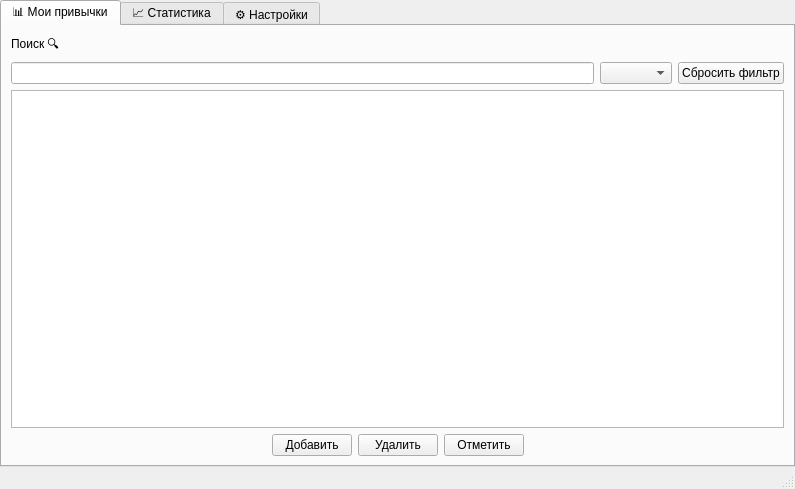
<?xml version="1.0" encoding="UTF-8"?>
<ui version="4.0">
 <class>MainWindow</class>
 <widget class="QMainWindow" name="MainWindow">
  <property name="enabled">
   <bool>true</bool>
  </property>
  <property name="geometry">
   <rect>
    <x>0</x>
    <y>0</y>
    <width>795</width>
    <height>489</height>
   </rect>
  </property>
  <property name="windowTitle">
   <string>MainWindow</string>
  </property>
  <property name="styleSheet">
   <string notr="true"/>
  </property>
  <widget class="QWidget" name="centralwidget">
   <layout class="QVBoxLayout" name="centralLayout">
    <property name="spacing">
     <number>0</number>
    </property>
    <property name="leftMargin">
     <number>0</number>
    </property>
    <property name="topMargin">
     <number>0</number>
    </property>
    <property name="rightMargin">
     <number>0</number>
    </property>
    <property name="bottomMargin">
     <number>0</number>
    </property>
    <item>
     <widget class="QTabWidget" name="tabWidget">
      <property name="enabled">
       <bool>true</bool>
      </property>
      <property name="currentIndex">
       <number>0</number>
      </property>
      <widget class="QWidget" name="tab_general">
       <attribute name="title">
        <string>📊 Мои привычки</string>
       </attribute>
       <layout class="QVBoxLayout" name="tabGeneralLayout">
        <item>
         <layout class="QVBoxLayout" name="verticalLayout_2">
          <item>
           <layout class="QGridLayout" name="gridLayout_2">
            <item row="0" column="0">
             <widget class="QLabel" name="label_4">
              <property name="text">
               <string>Поиск 🔍 </string>
              </property>
             </widget>
            </item>
            <item row="1" column="0">
             <widget class="QLineEdit" name="SearchInput"/>
            </item>
            <item row="1" column="2">
             <widget class="QPushButton" name="DeleteFilterBtn">
              <property name="text">
               <string>Сбросить фильтр</string>
              </property>
             </widget>
            </item>
            <item row="1" column="1">
             <widget class="QComboBox" name="FilterBox"/>
            </item>
            <item row="2" column="0" colspan="3">
             <widget class="QTableView" name="HabitsTable"/>
            </item>
           </layout>
          </item>
          <item>
           <layout class="QHBoxLayout" name="horizontalLayout">
            <item>
             <spacer name="horizontalSpacer_2">
              <property name="orientation">
               <enum>Qt::Horizontal</enum>
              </property>
              <property name="sizeHint" stdset="0">
               <size>
                <width>20</width>
                <height>20</height>
               </size>
              </property>
             </spacer>
            </item>
            <item>
             <widget class="QPushButton" name="AddHabitBtn">
              <property name="text">
               <string>Добавить</string>
              </property>
             </widget>
            </item>
            <item>
             <widget class="QPushButton" name="DeleteHabitBtn">
              <property name="text">
               <string>Удалить</string>
              </property>
             </widget>
            </item>
            <item>
             <widget class="QPushButton" name="MarkHabitBtn">
              <property name="text">
               <string>Отметить</string>
              </property>
             </widget>
            </item>
            <item>
             <spacer name="horizontalSpacer">
              <property name="orientation">
               <enum>Qt::Horizontal</enum>
              </property>
              <property name="sizeHint" stdset="0">
               <size>
                <width>40</width>
                <height>20</height>
               </size>
              </property>
             </spacer>
            </item>
           </layout>
          </item>
         </layout>
        </item>
       </layout>
      </widget>
      <widget class="QWidget" name="tab_statistic">
       <attribute name="title">
        <string>📈 Статистика</string>
       </attribute>
       <layout class="QVBoxLayout" name="tabStatisticLayout">
        <item>
         <layout class="QGridLayout" name="gridLayout">
          <item row="0" column="2">
           <widget class="QLabel" name="label_2">
            <property name="text">
             <string>Период:</string>
            </property>
           </widget>
          </item>
          <item row="0" column="4">
           <spacer name="horizontalSpacer_3">
            <property name="orientation">
             <enum>Qt::Horizontal</enum>
            </property>
            <property name="sizeType">
             <enum>QSizePolicy::Expanding</enum>
            </property>
            <property name="sizeHint" stdset="0">
             <size>
              <width>200</width>
              <height>20</height>
             </size>
            </property>
           </spacer>
          </item>
          <item row="0" column="5">
           <widget class="QPushButton" name="UpdateGraphBtn">
            <property name="text">
             <string>Обновить график</string>
            </property>
           </widget>
          </item>
          <item row="0" column="1">
           <widget class="QComboBox" name="HabitBox"/>
          </item>
          <item row="0" column="0">
           <widget class="QLabel" name="label_3">
            <property name="text">
             <string>Привычки:</string>
            </property>
           </widget>
          </item>
          <item row="0" column="3">
           <widget class="QComboBox" name="TimeBox"/>
          </item>
         </layout>
        </item>
        <item>
         <widget class="QWidget" name="GraphWidget" native="true">
          <property name="sizePolicy">
           <sizepolicy hsizetype="Preferred" vsizetype="Expanding">
            <horstretch>0</horstretch>
            <verstretch>0</verstretch>
           </sizepolicy>
          </property>
         </widget>
        </item>
       </layout>
      </widget>
      <widget class="QWidget" name="tab_3">
       <attribute name="title">
        <string>⚙️ Настройки</string>
       </attribute>
       <layout class="QVBoxLayout" name="tabSettingsLayout">
        <item>
         <layout class="QVBoxLayout" name="verticalLayout">
          <item>
           <widget class="QLabel" name="label_5">
            <property name="text">
             <string>Настройки Пользователя :</string>
            </property>
           </widget>
          </item>
          <item>
           <widget class="QLabel" name="UserNameLabel">
            <property name="text">
             <string>Пользователь не найден</string>
            </property>
           </widget>
          </item>
         </layout>
        </item>
        <item>
         <layout class="QHBoxLayout" name="topSettingsLayout">
          <item>
           <widget class="QGroupBox" name="SecutityBox">
            <property name="sizePolicy">
             <sizepolicy hsizetype="Preferred" vsizetype="Preferred">
              <horstretch>0</horstretch>
              <verstretch>0</verstretch>
             </sizepolicy>
            </property>
            <property name="title">
             <string>Безопасность</string>
            </property>
            <layout class="QGridLayout" name="gridLayout_3">
             <item row="0" column="0">
              <widget class="QLabel" name="label_6">
               <property name="text">
                <string>Введите новый пароль</string>
               </property>
              </widget>
             </item>
             <item row="1" column="0">
              <widget class="QLineEdit" name="RegistPasswordEdit">
               <property name="echoMode">
                <enum>QLineEdit::Password</enum>
               </property>
              </widget>
             </item>
             <item row="2" column="0">
              <widget class="QLabel" name="label_7">
               <property name="text">
                <string>Подтвердите свой пароль</string>
               </property>
              </widget>
             </item>
             <item row="3" column="0">
              <widget class="QLineEdit" name="RegistPasswordConfirmEdit">
               <property name="echoMode">
                <enum>QLineEdit::Password</enum>
               </property>
              </widget>
             </item>
             <item row="3" column="1">
              <widget class="QPushButton" name="ShowPwd">
               <property name="text">
                <string>👁</string>
               </property>
              </widget>
             </item>
             <item row="4" column="0">
              <widget class="QPushButton" name="ChangePasswordBtn">
               <property name="text">
                <string>Сменить пароль</string>
               </property>
              </widget>
             </item>
            </layout>
           </widget>
          </item>
          <item>
           <widget class="QGroupBox" name="groupBox">
            <property name="sizePolicy">
             <sizepolicy hsizetype="Preferred" vsizetype="Preferred">
              <horstretch>0</horstretch>
              <verstretch>0</verstretch>
             </sizepolicy>
            </property>
            <property name="title">
             <string>Тема приложения:</string>
            </property>
            <layout class="QVBoxLayout" name="themeBoxLayout">
             <item>
              <layout class="QGridLayout" name="gridLayout_4">
               <item row="0" column="0">
                <widget class="QRadioButton" name="DarkUiRadioBtn">
                 <property name="text">
                  <string>🌙 Тёмная</string>
                 </property>
                 <attribute name="buttonGroup">
                  <string notr="true">UiColorGroup</string>
                 </attribute>
                </widget>
               </item>
               <item row="0" column="1">
                <widget class="QRadioButton" name="LightUiRadioBtn">
                 <property name="text">
                  <string>☀️ Светлая</string>
                 </property>
                 <attribute name="buttonGroup">
                  <string notr="true">UiColorGroup</string>
                 </attribute>
                </widget>
               </item>
              </layout>
             </item>
            </layout>
           </widget>
          </item>
          <item>
           <spacer name="horizontalSpacer_5">
            <property name="orientation">
             <enum>Qt::Horizontal</enum>
            </property>
            <property name="sizeHint" stdset="0">
             <size>
              <width>40</width>
              <height>20</height>
             </size>
            </property>
           </spacer>
          </item>
         </layout>
        </item>
        <item>
         <spacer name="verticalSpacer">
          <property name="orientation">
           <enum>Qt::Vertical</enum>
          </property>
          <property name="sizeHint" stdset="0">
           <size>
            <width>20</width>
            <height>40</height>
           </size>
          </property>
         </spacer>
        </item>
        <item>
         <layout class="QHBoxLayout" name="horizontalLayout_2">
          <item>
           <widget class="QPushButton" name="ExportProfileBtn">
            <property name="text">
             <string>Экспорт профиля</string>
            </property>
           </widget>
          </item>
          <item>
           <widget class="QPushButton" name="ImportProfileBtn">
            <property name="text">
             <string>Импорт профиля</string>
            </property>
           </widget>
          </item>
          <item>
           <spacer name="horizontalSpacer_4">
            <property name="orientation">
             <enum>Qt::Horizontal</enum>
            </property>
            <property name="sizeHint" stdset="0">
             <size>
              <width>40</width>
              <height>20</height>
             </size>
            </property>
           </spacer>
          </item>
          <item>
           <widget class="QPushButton" name="ResetBtn">
            <property name="text">
             <string>Сбросить данные</string>
            </property>
           </widget>
          </item>
          <item>
           <widget class="QPushButton" name="UnloginBrn">
            <property name="text">
             <string>Выйти из аккаунта</string>
            </property>
           </widget>
          </item>
         </layout>
        </item>
       </layout>
      </widget>
     </widget>
    </item>
   </layout>
  </widget>
  <widget class="QStatusBar" name="statusbar"/>
 </widget>
 <resources/>
 <connections/>
 <buttongroups>
  <buttongroup name="UiColorGroup"/>
 </buttongroups>
</ui>
